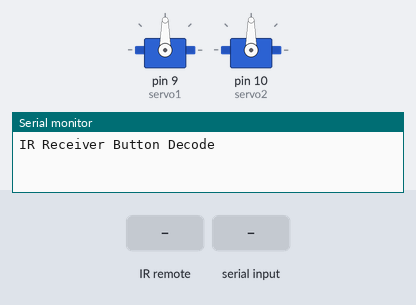
A sketch run on a simulated Arduino Uno, built with avr-gcc and run on an emulated ATmega328P. On the bench: 2 × servo, the last lines printed to the serial monitor. The test bench sets the inputs (shaded band).

Above: at 1.2 s.
1.3 s: infrared code 0xFFA25D received
At 1.9 s:
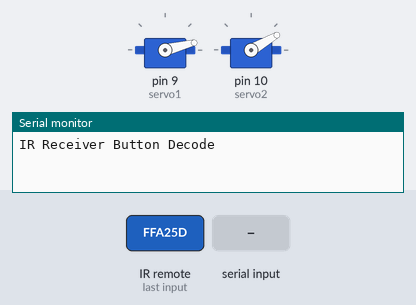
At 4.1 s:
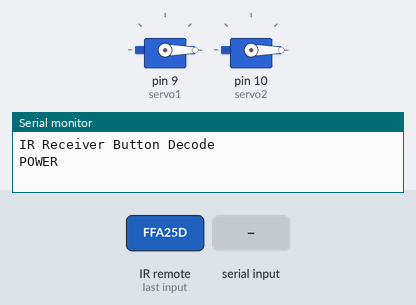
4.3 s: "1" received over Serial
5.8 s: "1" received over the second serial link
Timing chart, 0 to 8.8 s (numbered marks = the images above; inputs shaded):
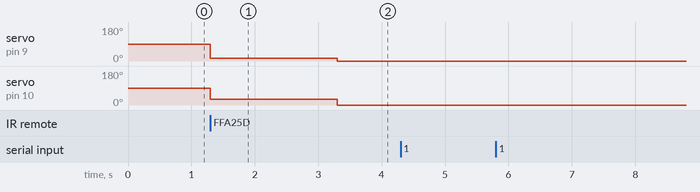

The sketch:

sketch_arduino_servo.ino
```cpp
#include <Servo.h>

#include "IRremote.h"
#include "IR.h"

#include <SoftwareSerial.h>   // Incluimos la librería  SoftwareSerial


Servo servo1;
Servo servo2;

int pos = 0;


IRrecv irrecv(RECEIVER);     // create instance of 'irrecv'
decode_results results;      // create instance of 'decode_results'


SoftwareSerial BT(5,6);

void setup() {
  BT.begin(9600);
  Serial.begin(38400);
  Serial.println("IR Receiver Button Decode");
  irrecv.enableIRIn();
  servo1.attach(9);
  servo2.attach(10);
}

void loop() {
   if(BT.available())    // Si llega un dato por el puerto BT se envía al monitor serial
  {
    Serial.println("llega un dato por el puerto BT");
    Serial.write(BT.read());
  }

  if(Serial.available())  // Si llega un dato por el monitor serial se envía al puerto BT
  {
     Serial.println("llega un dato por el monitor serial");
     BT.write(Serial.read());
  }
  int tmpValue;
  if (irrecv.decode(&results)) // have we received an IR signal?
  {
    for (int i = 0; i < 21; i++)
    {
      if ((keyValue[i] == results.value) && (i<KEY_NUM))
      {

        if (keyValue[i] == 16753245) {
          servo1.write(14);
          servo2.write(30);
          delay(2000);
          servo1.write(0);
          servo2.write(0);
        }
        if (keyValue[i] == 167532477) {
            for (pos = 0; pos <= 180; pos += 1) {
              servo1.write(pos);
              servo2.write(pos);
              delay(15);
            }
            delay(5000);
            for (pos = 180; pos >= 0; pos -= 1) {
              servo1.write(pos);
              servo2.write(pos);
              delay(15);
            }
        }
        Serial.println(keyBuf[i]);
        tmpValue = results.value;
      }
      else if(REPEAT==i)
      {
        results.value = tmpValue;
      }
    }
    irrecv.resume(); // receive the next value
  }


}
```

IR.h
```cpp
#ifndef _IR_H
#define _IR_H

#define RECEIVER 11

#define KEY_POWER (0xFFA25D)
#define KEY_FUNC_STOP (0xFFE21D)
#define KEY_VOL_ADD (0xFF629D)
#define KEY_FAST_BACK (0xFF22DD)
#define KEY_PAUSE (0xFF02FD)
#define KEY_FAST_FORWARD (0xFFC23D)
#define KEY_DOWN (0xFFE01F)
#define KEY_VOL_DE (0xFFA857)
#define KEY_UP (0xFF906F)
#define KEY_EQ (0xFF9867)
#define KEY_ST_REPT (0xFFB04F)
#define KEY_0 (0xFF6897)
#define KEY_1 (0xFF30CF)
#define KEY_2 (0xFF18E7)
#define KEY_3 (0xFF7A85)
#define KEY_4 (0xFF10EF)
#define KEY_5 (0xFF38C7)
#define KEY_6 (0xFF5AA5)
#define KEY_7 (0xFF42BD)
#define KEY_8 (0xFF4AB5)
#define KEY_9 (0xFF52AD)
#define KEY_REPEAT (0xFFFFFFFF)
#define KEY_NUM 21
#define REPEAT 22

unsigned long keyValue[]={KEY_POWER,KEY_FUNC_STOP,KEY_VOL_ADD,KEY_FAST_BACK,KEY_PAUSE,KEY_FAST_FORWARD,
                KEY_DOWN,KEY_VOL_DE,KEY_UP,KEY_EQ,KEY_ST_REPT,KEY_0,KEY_1,KEY_2,KEY_3,KEY_4,KEY_5,
                KEY_6,KEY_7,KEY_8,KEY_9,KEY_REPEAT};

char keyBuf[][20]={"POWER","FUNC/STOP","VOL+","FAST BACK","PAUSE","FAST FORWARD","DOWN","VOL-",
                  "UP","EQ","ST/REPT","0","1","2","3","4","5","6","7","8","9"};
#endif
```

Measured:
- after the input at 1.3 s, servo on pin 9 (servo1): 90° → 14° at once, → 0° 2.0 s later; servo on pin 10 (servo2): 90° → 30° at once, → 0° 2.0 s later
